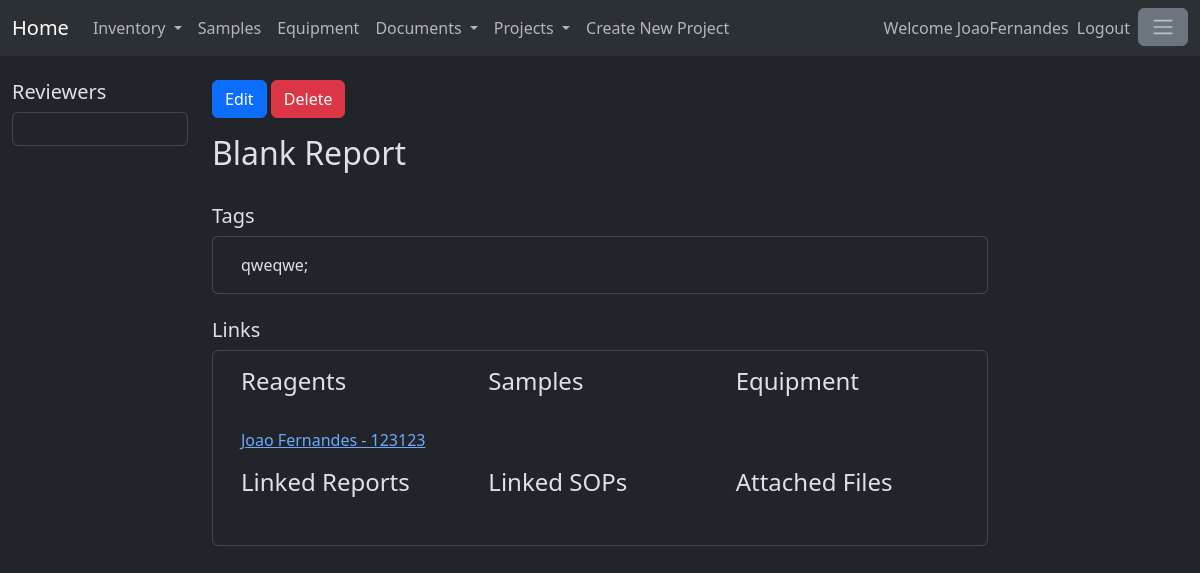
/reports/parent/4 (signed in), run on an earlier commit of the app's database.
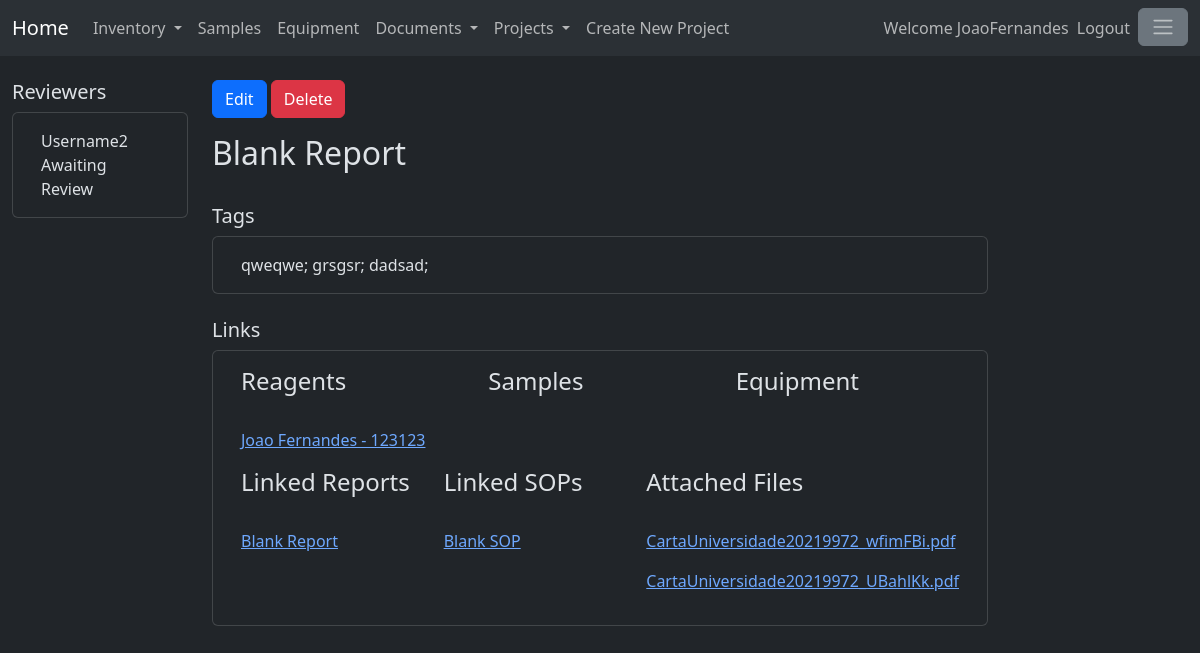
And on a later commit of the database.
### reports/models.py (models this page shows)
class Tags(models.Model):
    name = models.CharField(max_length=200,unique=True)
    def __str__(self) -> str:
        return self.name

class Reports(models.Model):
    title = models.CharField(max_length=200)
    reportBody = RichTextField(blank=True,null=True)
    reportTags = models.ManyToManyField(Tags)
    isEnabled = models.BooleanField()
    owner = models.ForeignKey(User,on_delete=models.SET_NULL, null=True)
    ownerSignature = models.CharField(max_length=200)
    creationDate = models.DateField(auto_now_add=True)
    linkedReports = models.ManyToManyField('self')
    linkedSOPs=models.ManyToManyField(SOP, related_name="linkedSOPs")
    linkedReagents=models.ManyToManyField(Stock, related_name="linkedReagents")
    linkedSamples=models.ManyToManyField(Sample, related_name="linkedSamples")
    linkedEquipments=models.ManyToManyField(Equipment, related_name="linkedEquipments")
    linkedAttachment=models.ManyToManyField(ReportsAttachments, related_name="linkedAttachment")
    reportReviewers = models.ManyToManyField(ReportReviewers, related_name="reviewers")
    reviewed = models.BooleanField(default=False)
    project = models.ForeignKey(Projects, on_delete=models.SET_NULL, null=True)
    canEditUsers = models.ManyToManyField(User, related_name="canEditUsers")
    def __str__(self) -> str:
        return self.title

class ReportReviewers(models.Model):
    reviewer = models.ForeignKey(User,on_delete=models.SET_NULL, null=True)
    reviewDecision = models.CharField(max_length=10, default="")
    reviewed = models.BooleanField(default=False)
    reviewerSignature = models.CharField(max_length=200, null=True, blank=True, default="")
    def __str__(self) -> str:
        return self.reviewer.username

class ReportsAttachments(models.Model):
    file=models.FileField(upload_to='documents/%Y/%m/%d',blank=True,null=True)
    def __str__(self) -> str:
        return self.file.name.split("/")[-1]

### stock/models.py (models this page shows)
class Stock(models.Model):
    batchCode = models.CharField(max_length=200, blank=True, null=True)
    quantity = models.IntegerField()
    hasBatchCode = models.BooleanField()
    locationId = models.ForeignKey(Locations, on_delete=models.SET_NULL, null=True)
    itemId = models.ForeignKey(SuppliersItems, on_delete=models.CASCADE, null=True)
    price = models.DecimalField(max_digits=10, decimal_places=2, null=True, blank=True)
    isEnabled=models.BooleanField(default=True)
    def __str__(self) -> str:
        return self.itemId.itemId.name + " - " + self.batchCode

### supplier/models.py (models this page shows, shortened)
class SuppliersItems(models.Model):
    website = models.URLField()
    supplierProductCode = models.CharField(max_length=200)
    supplierId = models.ForeignKey(Suppliers, on_delete=models.SET_NULL, null=True)
    itemId = models.ForeignKey(Items, on_delete=models.SET_NULL, null=True)
    price = models.DecimalField(max_digits=10, decimal_places=2, null=True, blank=True)
    isEnabled = models.BooleanField(default=True)

### item/models.py (models this page shows, shortened)
class Items(models.Model):
    name = models.CharField(max_length=200)
    description = models.TextField()
    minimumStock = models.IntegerField()
    isEnabled = models.BooleanField(default=True)
    itemCategoryId = models.ForeignKey(ItemCategory, on_delete=models.SET_NULL, null=True)

### standardoperatingprotocols/models.py (models this page shows)
class SOP(models.Model):
    title = models.CharField(max_length=200)
    documentBody = RichTextField(blank=True,null=True)
    isEnabled = models.BooleanField(default=True)
    owner = models.ForeignKey(User,on_delete=models.SET_NULL, null=True)
    ownerSignature = models.CharField(max_length=200,default="")
    creationDate = models.DateField(auto_now_add=True)
    linkedAttachment=models.ManyToManyField(SOPAttachments, related_name="linkedAttachment")
    trainer = models.ManyToManyField(User, related_name="trainer")
    trainee = models.ManyToManyField(User, related_name="trainee")
    def __str__(self) -> str:
        return self.title

### reports/views.py (the view, shortened to what this page needs)
# urls.py: path('<str:projectname>/<int:id>', views.SpecificReport.as_view(), name = 'specificReport'),
@method_decorator(login_required, name='dispatch')
class SpecificReport(TemplateView):
    template_name='specificReport.html'
    def get_context_data(self, **kwargs):
        context = super().get_context_data(**kwargs)
        reportInfo = Reports.objects.get(id=context['id'])
        if not reportInfo.isEnabled:
            return redirect('reportList', projectname=context['projectname'])
        elif reportInfo.project != Projects.objects.get(name=context['projectname']):
            return redirect('reportList', projectname=context['projectname'])
        editors= reportInfo.canEditUsers.all()
        reportReagentsList = reportInfo.linkedReagents.all()
        reportattachmentsList = reportInfo.linkedAttachment.all()
        reportLinkedReports = reportInfo.linkedReports.all()
        reportLinkedSOPs = reportInfo.linkedSOPs.all()
        reportLinkedSamples = reportInfo.linkedSamples.all()
        reportLinkedEquipment = reportInfo.linkedEquipments.all()
        tagsInReport = reportInfo.reportTags.all()
        reviewers = reportInfo.reportReviewers.all()
        projects=Projects.objects.filter(isEnabled=True)
        projectform = CreateNewProject()
        context = {
            'reportInfo': reportInfo,
            'reportReagents': reportReagentsList,
            'reportLinkedReports':reportLinkedReports,
            'reportLinkedSOPs' : reportLinkedSOPs,
            'reportattachmentsList':reportattachmentsList,
            'tagList':tagsInReport,
            'reportLinkedSamples':reportLinkedSamples,
            'reportLinkedEquipment' : reportLinkedEquipment,
            'editors':editors,
            'reviewerList':reviewers,
            'projects' : projects,
            'selectedProject': context['projectname'],
            'projectform' : projectform,
        }
        return context

### reports/templates/specificReport.html (shortened to what this page needs)
{% extends 'baseReport.html' %}
{% block leftSide %}
<h5>Reviewers</h5>
<div class="card">
    <div class="card-body">
        <div class="container">
            <div class="row align-items-start">
                <div class="col">
                    {% for reviewer in reviewerList %}
                        {% include 'reportreviewer_detail_specific.html'%}
                    {% endfor %}
                </div>
            </div>
        </div>
    </div>
</div>
{% endblock %}
{% block content %}
{% if user in editors or user == reportInfo.owner %}
    <form method="post">
        <button  type="submit" name="edit_report" value="True" class="btn btn-primary">Edit</button>
        <button  type="submit" name="delete_report" value="True" class="btn btn-danger">Delete</button>
    </form>
{% endif %}
<h2 >{{reportInfo.title}}</h2>
<br>
<h5>Tags</h5>
<div class="card">
    <div class="card-body">
        <div class="container">
            <div class="row align-items-start">
                <div class="col">
                    {% for tag in tagList %}
                        {{tag}};
                    {% endfor %}
                </div>
            </div>
        </div>
    </div>
</div>
<br>
<h5>Links</h5>
<div class="card">
    <div class="card-body">
        <div class="container">
            <div class="row align-items-start">
                <div class="col">
                    <h4>Reagents</h4>
                    <br>
                    {% for reagent in reportReagents %}
                        <div class="row align-items-start">
                            <div class="col">
                                <a href="{% url 'specificStock' reagent.id %}">
                                    <p>{{reagent}}</p></a>
                            </div>
                        </div>
                    {% endfor %}
                </div>
                <div class="col">
                    <h4>Samples</h4>
                    <br>
                </div>
                <div class="col">
                    <h4>Equipment</h4>
                    <br>
                </div>
            </div>
            <div class="row align-items-start">
                <div class="col">
                    <h4>Linked Reports</h4>
                    <br>
                    {% for report in reportLinkedReports %}
                        <div class="row align-items-start">
                            <div class="col">
                                <a href="{% url 'specificReport' report.project.name report.id %}">
                                <p>{{report}}</p></a>
                            </div>
                        </div>
                    {% endfor %}
                </div>
                <div class="col">
                    <h4>Linked SOPs</h4>
                    <br>
                    {% for SOP in reportLinkedSOPs %}
                        <div class="row align-items-start">
                            <div class="col">
                                <a href="{% url 'specificSOP' SOP.id %}">
                                <p>{{SOP}}</p></a>
                            </div>
                        </div>
                    {% endfor %}
                </div>
                <div class="col">
                    <h4>Attached Files</h4>
                    <br>
                    {% for attachment in reportattachmentsList %}
                        <div class="row align-items-start">
                            <div class="col">
                                <p><a href="{{ attachment.file.url }}">
                                    {{ attachment }}
                                </a></p>
                            </div>
                        </div>
                    {% endfor %}
                </div>
            </div>
        </div>
    </div>
</div>
<br>
{% endblock %}

### reports/templates/reportreviewer_detail_specific.html
<div hx-target="this" hx-swap="outerHTML">
    {{ reviewer }}
    {% if reviewer.reviewDecision == "ACCEPTED" %}
        Accepted Report
    {% elif reviewer.reviewDecision == "DECLINED"%}
        Declined Report
    {% else %}
        {% if user == reviewer.reviewer %}
            <button type="button" class="btn btn-success btn-sm" hx-post="{% url 'decisionReportReview' reviewer.id 1 %}">
                Accept
            </button>
            <button type="button" class="btn btn-danger btn-sm" hx-post="{% url 'decisionReportReview' reviewer.id 0 %}">
                Decline
            </button>
        {% else %}
            Awaiting Review
        {% endif %}
    {% endif %}
</div>

What changed in the data, as far as the page shows it:
added ReportReviewers: reviewer.username "Username2", reviewDecision "Awaiting Review"
now on one of the page's lists (row unchanged): Reports: title "Blank Report"
added Tags: name "grsgsr"
added Tags: name "dadsad"
now on this page (row unchanged): SOP: title "Blank SOP"
added ReportsAttachments: file "CartaUniversidade20219972_wfimFBi.pdf"
added ReportsAttachments: file "CartaUniversidade20219972_UBahlKk.pdf"
